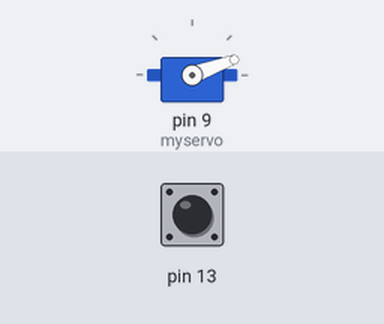
This sketch was run on a simulated Arduino Uno, built with avr-gcc and run on an emulated ATmega328P. On the bench: servo. The test bench sets the inputs (shaded band); at power-on: pin 13 HIGH.

Above: at 1.2 s.
1.3 s: pin 13 pulled LOW for 0.15 s
At 1.45 s:
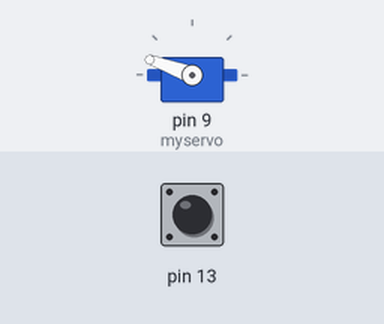
Timing chart, 0 to 4.3 s (numbered marks = the images above; inputs shaded):
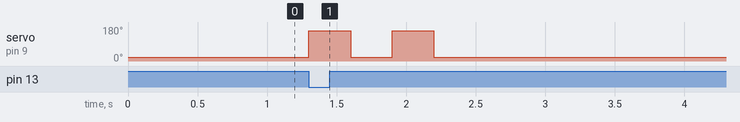

The sketch:

ServoOppg.ino
```cpp
#include <Servo.h>;

Servo myservo;

boolean button = false;

void setup() {
  pinMode(13, INPUT_PULLUP);
  myservo.attach(9);
  myservo.write(20);
}

void loop() {
  int value = digitalRead(13);

  if (value == 0 && !button) {
    button = !button;
    for (int i = 1; i <= 2; i++) {
      myservo.write(160);
      delay(300);
      myservo.write(20);
      delay(300);
    }
  }

  if (value == 1 && button) {
    button = !button;
  }
}
```

Measured:
- after the input at 1.3 s, servo on pin 9 (myservo): alternates 160° for 0.30 s and 20° for 0.30 s, 4 changes in all, then stays 20°, starting at once
